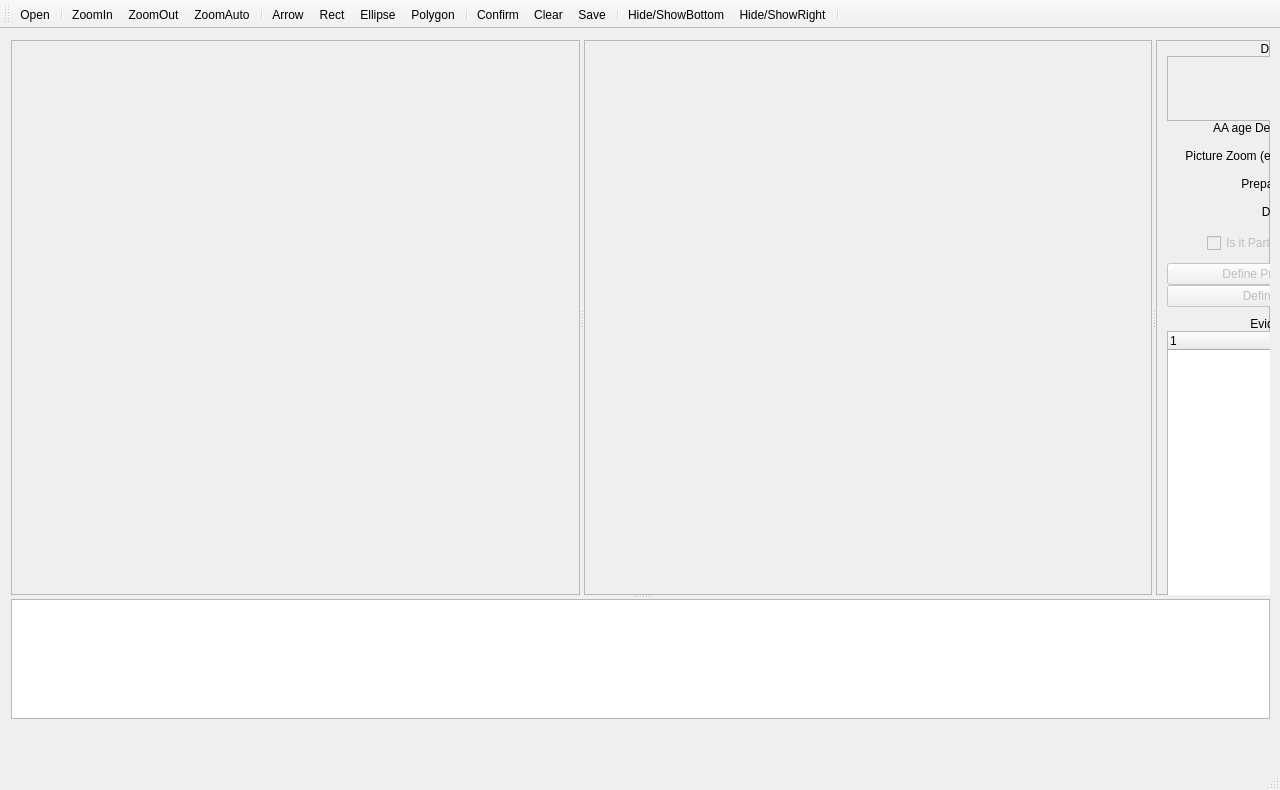
<?xml version="1.0" encoding="UTF-8"?>
<ui version="4.0">
 <class>Viewer</class>
 <widget class="QMainWindow" name="Viewer">
  <property name="geometry">
   <rect>
    <x>0</x>
    <y>0</y>
    <width>1280</width>
    <height>790</height>
   </rect>
  </property>
  <property name="windowTitle">
   <string>Viewer</string>
  </property>
  <widget class="QWidget" name="centralWidget">
   <widget class="QWidget" name="layoutWidget">
    <property name="geometry">
     <rect>
      <x>0</x>
      <y>0</y>
      <width>1281</width>
      <height>701</height>
     </rect>
    </property>
    <layout class="QVBoxLayout" name="verticalLayout">
     <item>
      <widget class="QSplitter" name="splitter_3">
       <property name="orientation">
        <enum>Qt::Vertical</enum>
       </property>
       <widget class="QSplitter" name="splitter_2">
        <property name="orientation">
         <enum>Qt::Horizontal</enum>
        </property>
        <widget class="QSplitter" name="splitter">
         <property name="orientation">
          <enum>Qt::Horizontal</enum>
         </property>
         <widget class="QScrollArea" name="scrollAreaLeft">
          <property name="minimumSize">
           <size>
            <width>400</width>
            <height>0</height>
           </size>
          </property>
          <property name="widgetResizable">
           <bool>false</bool>
          </property>
          <property name="alignment">
           <set>Qt::AlignCenter</set>
          </property>
          <widget class="QWidget" name="scrollAreaWidgetContentsLeft">
           <property name="geometry">
            <rect>
             <x>36</x>
             <y>95</y>
             <width>500</width>
             <height>380</height>
            </rect>
           </property>
           <property name="sizePolicy">
            <sizepolicy hsizetype="Preferred" vsizetype="Preferred">
             <horstretch>0</horstretch>
             <verstretch>0</verstretch>
            </sizepolicy>
           </property>
           <property name="minimumSize">
            <size>
             <width>500</width>
             <height>380</height>
            </size>
           </property>
          </widget>
         </widget>
         <widget class="QScrollArea" name="scrollArea_Right">
          <property name="minimumSize">
           <size>
            <width>400</width>
            <height>0</height>
           </size>
          </property>
          <property name="widgetResizable">
           <bool>false</bool>
          </property>
          <property name="alignment">
           <set>Qt::AlignCenter</set>
          </property>
          <widget class="QWidget" name="scrollAreaWidgetContentsRight">
           <property name="geometry">
            <rect>
             <x>36</x>
             <y>95</y>
             <width>500</width>
             <height>380</height>
            </rect>
           </property>
           <property name="minimumSize">
            <size>
             <width>500</width>
             <height>380</height>
            </size>
           </property>
          </widget>
         </widget>
        </widget>
        <widget class="QFrame" name="frameTools">
         <property name="maximumSize">
          <size>
           <width>240</width>
           <height>16777215</height>
          </size>
         </property>
         <property name="frameShape">
          <enum>QFrame::StyledPanel</enum>
         </property>
         <property name="frameShadow">
          <enum>QFrame::Raised</enum>
         </property>
         <widget class="QWidget" name="layoutWidget_2">
          <property name="geometry">
           <rect>
            <x>0</x>
            <y>0</y>
            <width>252</width>
            <height>841</height>
           </rect>
          </property>
          <layout class="QVBoxLayout" name="verticalLayoutInfo">
           <property name="spacing">
            <number>0</number>
           </property>
           <property name="topMargin">
            <number>2</number>
           </property>
           <property name="rightMargin">
            <number>2</number>
           </property>
           <property name="bottomMargin">
            <number>2</number>
           </property>
           <item>
            <widget class="QLabel" name="label_5">
             <property name="minimumSize">
              <size>
               <width>240</width>
               <height>0</height>
              </size>
             </property>
             <property name="maximumSize">
              <size>
               <width>240</width>
               <height>16777215</height>
              </size>
             </property>
             <property name="text">
              <string>Diagnosis</string>
             </property>
             <property name="alignment">
              <set>Qt::AlignCenter</set>
             </property>
            </widget>
           </item>
           <item>
            <widget class="QTextEdit" name="textEdit">
             <property name="enabled">
              <bool>false</bool>
             </property>
             <property name="minimumSize">
              <size>
               <width>240</width>
               <height>0</height>
              </size>
             </property>
             <property name="maximumSize">
              <size>
               <width>240</width>
               <height>65</height>
              </size>
             </property>
             <property name="html">
              <string>&lt;!DOCTYPE HTML PUBLIC &quot;-//W3C//DTD HTML 4.0//EN&quot; &quot;http://www.w3.org/TR/REC-html40/strict.dtd&quot;&gt;
&lt;html&gt;&lt;head&gt;&lt;meta name=&quot;qrichtext&quot; content=&quot;1&quot; /&gt;&lt;style type=&quot;text/css&quot;&gt;
p, li { white-space: pre-wrap; }
&lt;/style&gt;&lt;/head&gt;&lt;body style=&quot; font-family:'.Helvetica Neue DeskInterface'; font-size:13pt; font-weight:400; font-style:normal;&quot;&gt;
&lt;p align=&quot;center&quot; style=&quot; margin-top:0px; margin-bottom:0px; margin-left:0px; margin-right:0px; -qt-block-indent:0; text-indent:0px;&quot;&gt;...&lt;/p&gt;&lt;/body&gt;&lt;/html&gt;</string>
             </property>
            </widget>
           </item>
           <item>
            <widget class="QLabel" name="label_6">
             <property name="minimumSize">
              <size>
               <width>240</width>
               <height>0</height>
              </size>
             </property>
             <property name="maximumSize">
              <size>
               <width>240</width>
               <height>16777215</height>
              </size>
             </property>
             <property name="text">
              <string>AA age Death Rate DR.dr%</string>
             </property>
             <property name="alignment">
              <set>Qt::AlignCenter</set>
             </property>
            </widget>
           </item>
           <item>
            <widget class="QFrame" name="frame_4">
             <property name="minimumSize">
              <size>
               <width>240</width>
               <height>10</height>
              </size>
             </property>
             <property name="maximumSize">
              <size>
               <width>240</width>
               <height>10</height>
              </size>
             </property>
             <property name="frameShape">
              <enum>QFrame::NoFrame</enum>
             </property>
             <property name="frameShadow">
              <enum>QFrame::Raised</enum>
             </property>
            </widget>
           </item>
           <item>
            <layout class="QHBoxLayout" name="horizontalLayout">
             <property name="spacing">
              <number>0</number>
             </property>
             <property name="sizeConstraint">
              <enum>QLayout::SetNoConstraint</enum>
             </property>
             <item>
              <widget class="QLabel" name="label">
               <property name="maximumSize">
                <size>
                 <width>150</width>
                 <height>16777215</height>
                </size>
               </property>
               <property name="text">
                <string>Picture Zoom (e.g. 1:1K)</string>
               </property>
               <property name="alignment">
                <set>Qt::AlignRight|Qt::AlignTrailing|Qt::AlignVCenter</set>
               </property>
              </widget>
             </item>
             <item>
              <widget class="QLineEdit" name="lineZoomEdit">
               <property name="enabled">
                <bool>false</bool>
               </property>
               <property name="maximumSize">
                <size>
                 <width>90</width>
                 <height>16777215</height>
                </size>
               </property>
               <property name="text">
                <string>1:1K</string>
               </property>
               <property name="alignment">
                <set>Qt::AlignCenter</set>
               </property>
              </widget>
             </item>
            </layout>
           </item>
           <item>
            <widget class="QFrame" name="frame_6">
             <property name="minimumSize">
              <size>
               <width>240</width>
               <height>10</height>
              </size>
             </property>
             <property name="maximumSize">
              <size>
               <width>240</width>
               <height>10</height>
              </size>
             </property>
             <property name="frameShape">
              <enum>QFrame::NoFrame</enum>
             </property>
             <property name="frameShadow">
              <enum>QFrame::Raised</enum>
             </property>
            </widget>
           </item>
           <item>
            <widget class="QLabel" name="label_2">
             <property name="minimumSize">
              <size>
               <width>240</width>
               <height>0</height>
              </size>
             </property>
             <property name="maximumSize">
              <size>
               <width>240</width>
               <height>16777215</height>
              </size>
             </property>
             <property name="text">
              <string>Preparation Type
 </string>
             </property>
             <property name="alignment">
              <set>Qt::AlignCenter</set>
             </property>
            </widget>
           </item>
           <item>
            <widget class="QLabel" name="label_3">
             <property name="minimumSize">
              <size>
               <width>240</width>
               <height>0</height>
              </size>
             </property>
             <property name="maximumSize">
              <size>
               <width>240</width>
               <height>16777215</height>
              </size>
             </property>
             <property name="text">
              <string>Dye Type
 </string>
             </property>
             <property name="alignment">
              <set>Qt::AlignCenter</set>
             </property>
            </widget>
           </item>
           <item>
            <layout class="QHBoxLayout" name="horizontalLayout_2">
             <property name="spacing">
              <number>0</number>
             </property>
             <item>
              <widget class="QFrame" name="frame_2">
               <property name="minimumSize">
                <size>
                 <width>20</width>
                 <height>0</height>
                </size>
               </property>
               <property name="maximumSize">
                <size>
                 <width>40</width>
                 <height>20</height>
                </size>
               </property>
               <property name="frameShape">
                <enum>QFrame::NoFrame</enum>
               </property>
               <property name="frameShadow">
                <enum>QFrame::Raised</enum>
               </property>
              </widget>
             </item>
             <item>
              <widget class="QCheckBox" name="checkPartBox">
               <property name="enabled">
                <bool>false</bool>
               </property>
               <property name="maximumSize">
                <size>
                 <width>16777215</width>
                 <height>172</height>
                </size>
               </property>
               <property name="text">
                <string>Is it Part of Other Picture</string>
               </property>
              </widget>
             </item>
             <item>
              <widget class="QFrame" name="frame_3">
               <property name="minimumSize">
                <size>
                 <width>20</width>
                 <height>0</height>
                </size>
               </property>
               <property name="maximumSize">
                <size>
                 <width>40</width>
                 <height>20</height>
                </size>
               </property>
               <property name="frameShape">
                <enum>QFrame::NoFrame</enum>
               </property>
               <property name="frameShadow">
                <enum>QFrame::Raised</enum>
               </property>
              </widget>
             </item>
            </layout>
           </item>
           <item>
            <widget class="QFrame" name="frame_5">
             <property name="minimumSize">
              <size>
               <width>240</width>
               <height>10</height>
              </size>
             </property>
             <property name="maximumSize">
              <size>
               <width>240</width>
               <height>10</height>
              </size>
             </property>
             <property name="frameShape">
              <enum>QFrame::NoFrame</enum>
             </property>
             <property name="frameShadow">
              <enum>QFrame::Raised</enum>
             </property>
            </widget>
           </item>
           <item>
            <widget class="QPushButton" name="DefPrepButton">
             <property name="enabled">
              <bool>false</bool>
             </property>
             <property name="minimumSize">
              <size>
               <width>240</width>
               <height>0</height>
              </size>
             </property>
             <property name="maximumSize">
              <size>
               <width>240</width>
               <height>16777215</height>
              </size>
             </property>
             <property name="text">
              <string>Define Preparation Type</string>
             </property>
            </widget>
           </item>
           <item>
            <widget class="QPushButton" name="DefDyeButton">
             <property name="enabled">
              <bool>false</bool>
             </property>
             <property name="minimumSize">
              <size>
               <width>240</width>
               <height>0</height>
              </size>
             </property>
             <property name="maximumSize">
              <size>
               <width>240</width>
               <height>16777215</height>
              </size>
             </property>
             <property name="text">
              <string>Define Dye Type</string>
             </property>
            </widget>
           </item>
           <item>
            <widget class="QFrame" name="frame_7">
             <property name="minimumSize">
              <size>
               <width>240</width>
               <height>10</height>
              </size>
             </property>
             <property name="maximumSize">
              <size>
               <width>240</width>
               <height>10</height>
              </size>
             </property>
             <property name="frameShape">
              <enum>QFrame::NoFrame</enum>
             </property>
             <property name="frameShadow">
              <enum>QFrame::Raised</enum>
             </property>
            </widget>
           </item>
           <item>
            <widget class="QLabel" name="label_4">
             <property name="minimumSize">
              <size>
               <width>240</width>
               <height>0</height>
              </size>
             </property>
             <property name="maximumSize">
              <size>
               <width>240</width>
               <height>22</height>
              </size>
             </property>
             <property name="text">
              <string>Evidences list</string>
             </property>
             <property name="alignment">
              <set>Qt::AlignCenter</set>
             </property>
            </widget>
           </item>
           <item>
            <widget class="QTreeWidget" name="treeWidget">
             <property name="minimumSize">
              <size>
               <width>240</width>
               <height>0</height>
              </size>
             </property>
             <property name="maximumSize">
              <size>
               <width>240</width>
               <height>16777215</height>
              </size>
             </property>
             <column>
              <property name="text">
               <string notr="true">1</string>
              </property>
             </column>
            </widget>
           </item>
           <item>
            <widget class="QPushButton" name="newEvButton">
             <property name="enabled">
              <bool>false</bool>
             </property>
             <property name="minimumSize">
              <size>
               <width>240</width>
               <height>0</height>
              </size>
             </property>
             <property name="maximumSize">
              <size>
               <width>240</width>
               <height>16777215</height>
              </size>
             </property>
             <property name="text">
              <string>New Evidence</string>
             </property>
            </widget>
           </item>
           <item>
            <widget class="QPushButton" name="chEvButton">
             <property name="enabled">
              <bool>false</bool>
             </property>
             <property name="minimumSize">
              <size>
               <width>240</width>
               <height>0</height>
              </size>
             </property>
             <property name="maximumSize">
              <size>
               <width>240</width>
               <height>16777215</height>
              </size>
             </property>
             <property name="text">
              <string>Change Evidence</string>
             </property>
            </widget>
           </item>
           <item>
            <widget class="QPushButton" name="remEvButton">
             <property name="enabled">
              <bool>false</bool>
             </property>
             <property name="minimumSize">
              <size>
               <width>240</width>
               <height>0</height>
              </size>
             </property>
             <property name="maximumSize">
              <size>
               <width>240</width>
               <height>16777215</height>
              </size>
             </property>
             <property name="text">
              <string>Remove Evidence</string>
             </property>
            </widget>
           </item>
           <item>
            <widget class="QFrame" name="frame_8">
             <property name="minimumSize">
              <size>
               <width>240</width>
               <height>0</height>
              </size>
             </property>
             <property name="maximumSize">
              <size>
               <width>240</width>
               <height>250</height>
              </size>
             </property>
             <property name="frameShape">
              <enum>QFrame::Box</enum>
             </property>
             <property name="frameShadow">
              <enum>QFrame::Raised</enum>
             </property>
            </widget>
           </item>
          </layout>
         </widget>
        </widget>
       </widget>
       <widget class="QListWidget" name="listWidget">
        <property name="minimumSize">
         <size>
          <width>0</width>
          <height>120</height>
         </size>
        </property>
        <property name="maximumSize">
         <size>
          <width>16777215</width>
          <height>120</height>
         </size>
        </property>
       </widget>
      </widget>
     </item>
    </layout>
   </widget>
  </widget>
  <widget class="QMenuBar" name="menuBar">
   <property name="geometry">
    <rect>
     <x>0</x>
     <y>0</y>
     <width>1280</width>
     <height>22</height>
    </rect>
   </property>
  </widget>
  <widget class="QToolBar" name="mainToolBar">
   <attribute name="toolBarArea">
    <enum>TopToolBarArea</enum>
   </attribute>
   <attribute name="toolBarBreak">
    <bool>false</bool>
   </attribute>
   <addaction name="actionOpen"/>
   <addaction name="separator"/>
   <addaction name="actionZoomIn"/>
   <addaction name="actionZoomOut"/>
   <addaction name="actionZoomAuto"/>
   <addaction name="separator"/>
   <addaction name="actionArrow"/>
   <addaction name="actionRect"/>
   <addaction name="actionEllipse"/>
   <addaction name="actionPolygon"/>
   <addaction name="separator"/>
   <addaction name="actionConfirm"/>
   <addaction name="actionClear"/>
   <addaction name="actionSave"/>
   <addaction name="separator"/>
   <addaction name="actionHide_ShowBottom"/>
   <addaction name="actionHide_ShowRight"/>
   <addaction name="separator"/>
  </widget>
  <widget class="QStatusBar" name="statusBar"/>
  <action name="actionOpen">
   <property name="icon">
    <iconset resource="myresources.qrc">
     <normaloff>:/icons/open_image_file_32.png</normaloff>
     <normalon>:/open_image_file_32.png</normalon>:/icons/open_image_file_32.png</iconset>
   </property>
   <property name="text">
    <string>Open</string>
   </property>
   <property name="toolTip">
    <string>Open Image</string>
   </property>
  </action>
  <action name="actionZoomIn">
   <property name="icon">
    <iconset resource="myresources.qrc">
     <normaloff>:/icons/Plus_zoom_or_search_symbol_of_interface_32.png</normaloff>:/icons/Plus_zoom_or_search_symbol_of_interface_32.png</iconset>
   </property>
   <property name="text">
    <string>ZoomIn</string>
   </property>
   <property name="toolTip">
    <string>Zoom In</string>
   </property>
  </action>
  <action name="actionZoomOut">
   <property name="icon">
    <iconset resource="myresources.qrc">
     <normaloff>:/icons/Zoom_out_32.png</normaloff>
     <normalon>:/Zoom_out_32.png</normalon>:/icons/Zoom_out_32.png</iconset>
   </property>
   <property name="text">
    <string>ZoomOut</string>
   </property>
   <property name="toolTip">
    <string>Zoom Out</string>
   </property>
  </action>
  <action name="actionZoomAuto">
   <property name="icon">
    <iconset resource="myresources.qrc">
     <normaloff>:/icons/Search_32.png</normaloff>
     <normalon>:/Search_32.png</normalon>:/icons/Search_32.png</iconset>
   </property>
   <property name="text">
    <string>ZoomAuto</string>
   </property>
   <property name="toolTip">
    <string>Zoom Auto</string>
   </property>
  </action>
  <action name="actionArrow">
   <property name="checkable">
    <bool>true</bool>
   </property>
   <property name="icon">
    <iconset resource="myresources.qrc">
     <normaloff>:/icons/Arrow_pointing_to_right_32.png</normaloff>
     <normalon>:/Arrow_pointing_to_right_32.png</normalon>:/icons/Arrow_pointing_to_right_32.png</iconset>
   </property>
   <property name="text">
    <string>Arrow</string>
   </property>
   <property name="toolTip">
    <string>Arrow Selectoin Tool</string>
   </property>
  </action>
  <action name="actionRect">
   <property name="checkable">
    <bool>true</bool>
   </property>
   <property name="icon">
    <iconset resource="myresources.qrc">
     <normaloff>:/icons/Rectangular_shape_outline_32.png</normaloff>
     <normalon>:/Rectangular_shape_outline_32.png</normalon>:/icons/Rectangular_shape_outline_32.png</iconset>
   </property>
   <property name="text">
    <string>Rect</string>
   </property>
   <property name="toolTip">
    <string>Rectangle Selection Tool</string>
   </property>
  </action>
  <action name="actionEllipse">
   <property name="checkable">
    <bool>true</bool>
   </property>
   <property name="icon">
    <iconset resource="myresources.qrc">
     <normaloff>:/icons/Ellipse_outline_shape_variant_32.png</normaloff>
     <normalon>:/Ellipse_outline_shape_variant_32.png</normalon>:/icons/Ellipse_outline_shape_variant_32.png</iconset>
   </property>
   <property name="text">
    <string>Ellipse</string>
   </property>
   <property name="toolTip">
    <string>Ellipse Selection Tool</string>
   </property>
  </action>
  <action name="actionPolygon">
   <property name="checkable">
    <bool>true</bool>
   </property>
   <property name="icon">
    <iconset resource="myresources.qrc">
     <normaloff>:/icons/Pentagon__32.png</normaloff>
     <normalon>:/Pentagon__32.png</normalon>:/icons/Pentagon__32.png</iconset>
   </property>
   <property name="text">
    <string>Polygon</string>
   </property>
   <property name="toolTip">
    <string>Polygonal Selection Tool</string>
   </property>
  </action>
  <action name="actionConfirm">
   <property name="icon">
    <iconset resource="myresources.qrc">
     <normaloff>:/icons/Check_mark_32.png</normaloff>
     <normalon>:/Check_mark_32.png</normalon>:/icons/Check_mark_32.png</iconset>
   </property>
   <property name="text">
    <string>Confirm</string>
   </property>
   <property name="toolTip">
    <string>Confirm Selection</string>
   </property>
  </action>
  <action name="actionSave">
   <property name="icon">
    <iconset resource="myresources.qrc">
     <normaloff>:/icons/Save_Disk_32.png</normaloff>
     <normalon>:/Save_Disk_32.png</normalon>:/icons/Save_Disk_32.png</iconset>
   </property>
   <property name="text">
    <string>Save</string>
   </property>
   <property name="toolTip">
    <string>Save to Data Base</string>
   </property>
  </action>
  <action name="actionClear">
   <property name="icon">
    <iconset resource="myresources.qrc">
     <normaloff>:/icons/Cross_remove_sign_32.png</normaloff>
     <normalon>:/Cross_remove_sign_32.png</normalon>:/icons/Cross_remove_sign_32.png</iconset>
   </property>
   <property name="text">
    <string>Clear</string>
   </property>
   <property name="toolTip">
    <string>Clear Unconfirmed Selections</string>
   </property>
  </action>
  <action name="actionHide_ShowRight">
   <property name="icon">
    <iconset>
     <normalon>:/icons/Right_arrow_fold_button_32.png</normalon>
    </iconset>
   </property>
   <property name="text">
    <string>Hide/ShowRight</string>
   </property>
   <property name="toolTip">
    <string>Hide/ShowRight</string>
   </property>
  </action>
  <action name="actionHide_ShowBottom">
   <property name="icon">
    <iconset>
     <normalon>:/icons/Down_arrow_fold_button_32.png</normalon>
    </iconset>
   </property>
   <property name="text">
    <string>Hide/ShowBottom</string>
   </property>
   <property name="toolTip">
    <string>Hide/ShowBottom</string>
   </property>
  </action>
 </widget>
 <layoutdefault spacing="6" margin="11"/>
 <resources>
  <include location="myresources.qrc"/>
 </resources>
 <connections/>
</ui>
